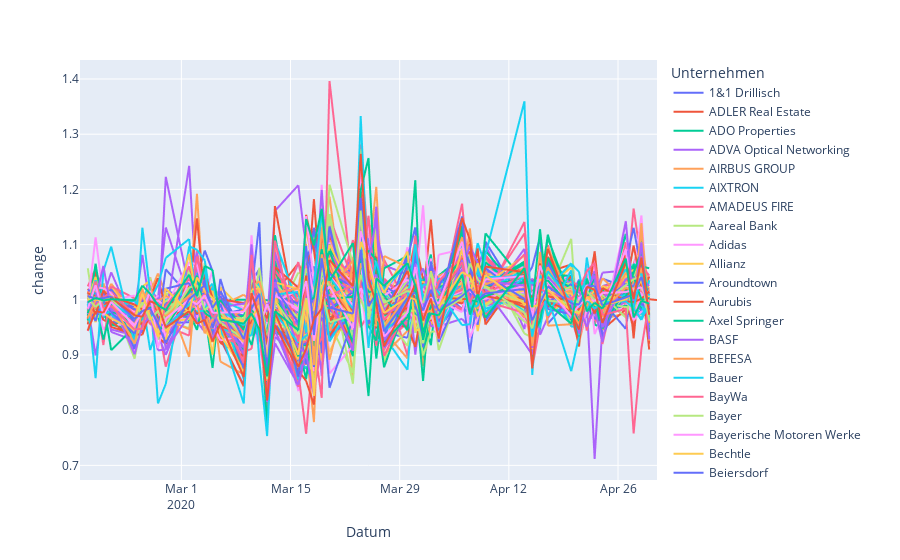

Here is the notebook cell this chart was saved with:
### Code cell
px.line(df2, x='Datum', y='change', color='Unternehmen')
